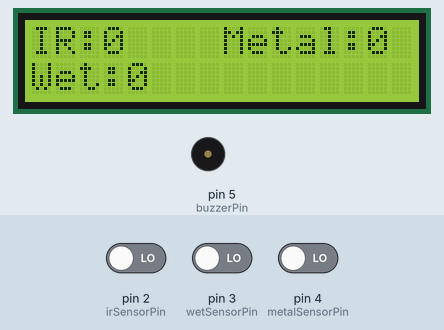
Simulated run of this sketch. Board: Arduino Uno, built with avr-gcc and run on an emulated ATmega328P. Shown: 16×2 character LCD, buzzer (waves = sounding, pin HIGH). The test bench sets the inputs (shaded band); at power-on: pin 4 (metalSensorPin) LOW, pin 2 (irSensorPin) LOW, pin 3 (wetSensorPin) LOW. What the sketch prints to the serial monitor is not drawn.

Above: at 1.2 s.
1.3 s: pin 4 (metalSensorPin) driven HIGH
At 2.3 s:
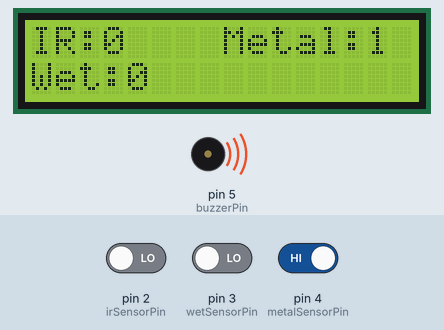
4.3 s: pin 2 (irSensorPin) driven HIGH
At 5.3 s:
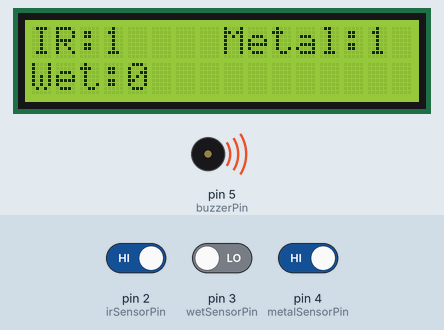
7.0 s: pin 3 (wetSensorPin) driven HIGH
At 7.9 s:
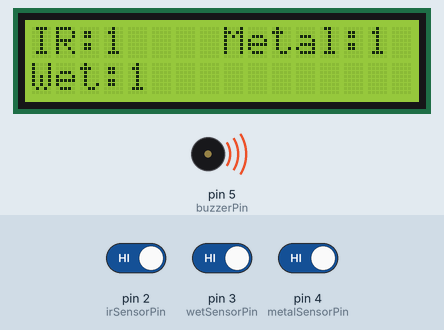
10.0 s: pin 2 (irSensorPin) driven LOW
At 11.3 s:
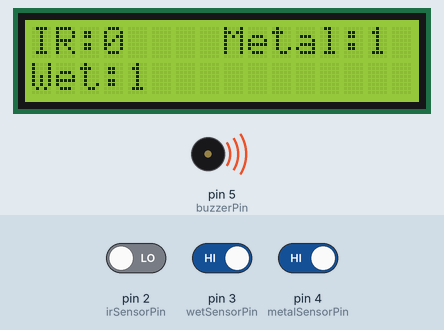
13.0 s: pin 4 (metalSensorPin) driven LOW
At 14.2 s:
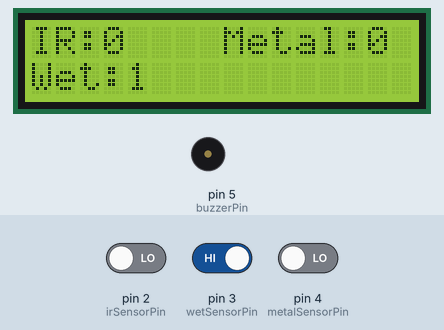
15.1 s: pin 2 (irSensorPin) driven HIGH
At 15.7 s:
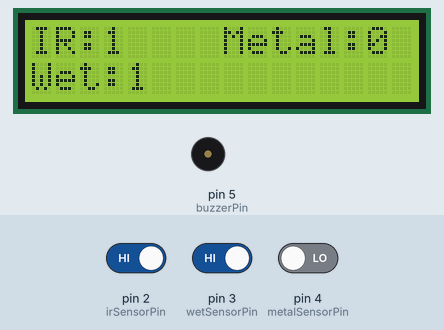
Timing chart, 0 to 17.6 s (numbered marks = the images above; inputs shaded):
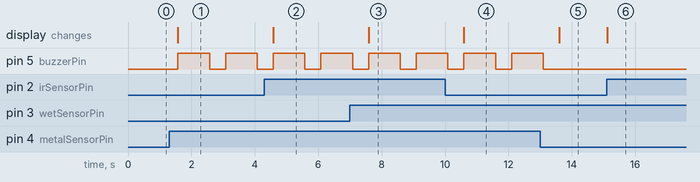

Measured:
- after the input at 1.3 s, pin 5 (buzzerPin): alternates HIGH for 1.0 s and LOW for 0.50 s, starting after 0.28 s; the display: changes after 0.28 s (image 1)
- after the input at 4.3 s, the display: changes after 0.28 s (image 2)
- after the input at 7.0 s, the display: changes after 0.59 s (image 3)
- after the input at 10.0 s, the display: changes after 0.60 s (image 4)
- after the input at 13.0 s, pin 5 (buzzerPin): goes on until 13.1 s, then stays LOW; the display: changes after 0.60 s (image 5)
- after the input at 15.1 s, the display: changes at once (image 6)

The sketch:

sketch_nov30a.ino
```cpp
// Libraries needed for IR Sensor, Wet Sensor, and Metal Detecting Sensor
#include <IRremote.h> // IR Sensor library - example, replace with your specific library
#include <LiquidCrystal.h> // Library for 16x2 LCD

// Pins Configuration
const int irSensorPin = 2; // Pin for IR Sensor
const int wetSensorPin = 3; // Pin for Wet Sensor
const int metalSensorPin = 4; // Pin for Metal Detecting Sensor
const int buzzerPin = 5; // Pin for Buzzer
const int rs = 12, en = 11, d4 = 7, d5 = 6, d6 = 10, d7 = 9; // Pins for LCD
LiquidCrystal lcd(rs, en, d4, d5, d6, d7);

// Variables
int irSensorValue;
int wetSensorValue;
int metalSensorValue;

void setup() {
  // Initialize Serial Monitor
  Serial.begin(9600);

  // Initialize LCD
  lcd.begin(16, 2);

  // Set sensor pins
  pinMode(irSensorPin, INPUT);
  pinMode(wetSensorPin, INPUT);
  pinMode(metalSensorPin, INPUT);
  pinMode(buzzerPin, OUTPUT);
}

void loop() {
  // Read sensor values
  irSensorValue = digitalRead(irSensorPin);
  wetSensorValue = digitalRead(wetSensorPin);
  metalSensorValue = digitalRead(metalSensorPin);

  // Display sensor values on Serial Monitor
  Serial.print("IR Sensor: ");
  Serial.println(irSensorValue);
  Serial.print("Wet Sensor: ");
  Serial.println(wetSensorValue);
  Serial.print("Metal Sensor: ");
  Serial.println(metalSensorValue);

  // Display sensor values on LCD
  lcd.setCursor(0, 0);
  lcd.print("IR:");
  lcd.print(irSensorValue);
  lcd.setCursor(0, 1);
  lcd.print("Wet:");
  lcd.print(wetSensorValue);
  lcd.setCursor(8, 0);
  lcd.print("Metal:");
  lcd.print(metalSensorValue);

  // Check for specific conditions and trigger actions
  if (irSensorValue == HIGH) {
    // Perform actions for IR Sensor detecting something
    // Add your logic here
  }

  if (wetSensorValue == HIGH) {
    // Perform actions for Wet Sensor detecting moisture
    // Add your logic here
  }

  if (metalSensorValue == HIGH) {
    // Perform actions for Metal Detecting Sensor detecting metal
    digitalWrite(buzzerPin, HIGH); // Turn on buzzer
    delay(1000); // Buzzer on for 1 second
    digitalWrite(buzzerPin, LOW); // Turn off buzzer
    // Add your logic here
  }

  delay(500); // Adjust delay as needed
}
```
